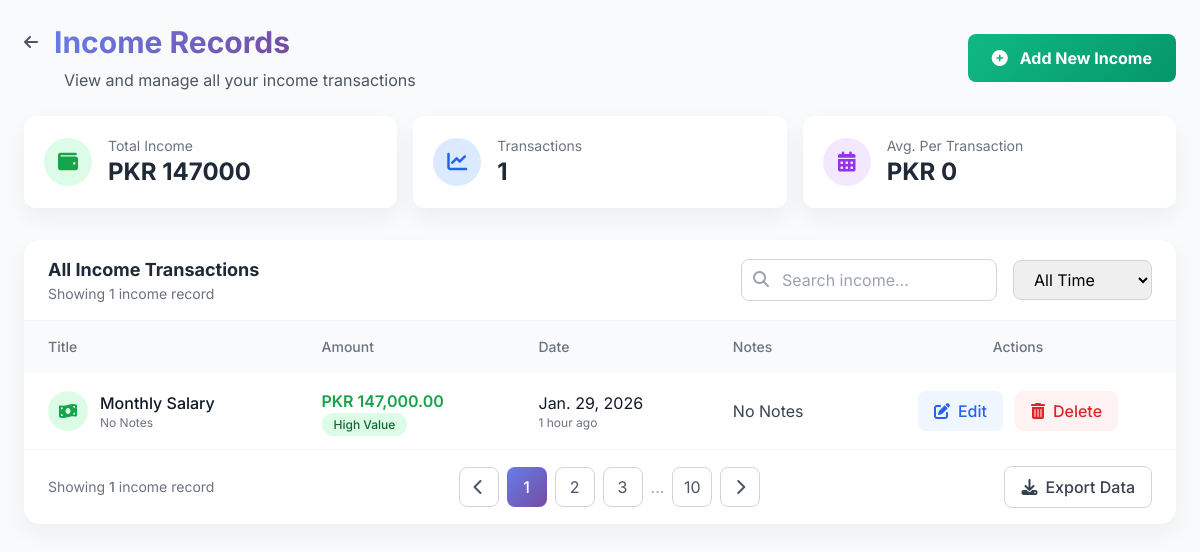
The page /income/ (signed in) on the database its author committed.
### accounts/models.py (models this page shows, shortened)
class Income(models.Model):
    user = models.ForeignKey(User, on_delete=models.CASCADE)
    title = models.CharField(max_length=200)
    amount = models.DecimalField(max_digits=10, decimal_places=2)
    notes = models.TextField(blank=True)
    date = models.DateField()

### accounts/views.py (the view)
# urls.py: path('income/', views.income_list, name='income_list'),
def income_list(request):
    user = current_user(request)
    if not user:
        return redirect('login')
    incomes = Income.objects.filter(user=user)
    total_income = Income.objects.filter(user=user).aggregate(
        total=Sum('amount')
    )['total'] or 0
    return render(request, 'income/income_list.html', {'incomes': incomes, 'total_income': total_income})

### accounts/views.py (called while the page is built)
def current_user(request):
    uid = request.session.get('user_id')
    if not uid:
        return None
    return User.objects.get(id=uid)

### accounts/templates/income/income_list.html (shortened to what this page needs)
<!DOCTYPE html>
<html lang="en">
<head>
    <script src="https://cdn.tailwindcss.com"></script>
    <link rel="stylesheet" href="https://cdnjs.cloudflare.com/ajax/libs/font-awesome/6.4.0/css/all.min.css">
</head>
<body class="bg-gray-50 min-h-screen">
    <div class="max-w-7xl mx-auto p-6">
        <div class="mb-8 fade-in">
            <div class="flex flex-col md:flex-row md:items-center justify-between mb-6">
                <div>
                    <div class="flex items-center mb-2">
                        <a href="{% url 'dashboard' %}" class="text-gray-600 hover:text-purple-600 mr-4">
                            <i class="fas fa-arrow-left"></i>
                        </a>
                        <h1 class="text-3xl font-bold text-gray-800">
                            <span class="gradient-text">Income Records</span>
                        </h1>
                    </div>
                    <p class="text-gray-600 ml-10">View and manage all your income transactions</p>
                </div>
                <a href="{% url 'income_add' %}"
                   class="success-bg text-white px-6 py-3 rounded-lg font-bold hover:shadow-lg transition duration-300 flex items-center justify-center mt-4 md:mt-0">
                    <i class="fas fa-plus-circle mr-3"></i>
                    Add New Income
                </a>
            </div>
            <div class="grid grid-cols-1 md:grid-cols-3 gap-4 mb-6">
                <div class="bg-white rounded-xl p-5 card-shadow">
                    <div class="flex items-center">
                        <div class="w-12 h-12 rounded-full bg-green-100 flex items-center justify-center mr-4">
                            <i class="fas fa-wallet text-green-600 text-xl"></i>
                        </div>
                        <div>
                            <p class="text-sm text-gray-500">Total Income</p>
                            <p class="text-2xl font-bold text-gray-800">
                                PKR {{total_income}}
                            </p>
                        </div>
                    </div>
                </div>
                <div class="bg-white rounded-xl p-5 card-shadow">
                    <div class="flex items-center">
                        <div class="w-12 h-12 rounded-full bg-blue-100 flex items-center justify-center mr-4">
                            <i class="fas fa-chart-line text-blue-600 text-xl"></i>
                        </div>
                        <div>
                            <p class="text-sm text-gray-500">Transactions</p>
                            <p class="text-2xl font-bold text-gray-800">
                                {% if incomes %}{{ incomes|length }}{% else %}0{% endif %}
                            </p>
                        </div>
                    </div>
                </div>
                <div class="bg-white rounded-xl p-5 card-shadow">
                    <div class="flex items-center">
                        <div class="w-12 h-12 rounded-full bg-purple-100 flex items-center justify-center mr-4">
                            <i class="fas fa-calendar-alt text-purple-600 text-xl"></i>
                        </div>
                        <div>
                            <p class="text-sm text-gray-500">Avg. Per Transaction</p>
                            <p class="text-2xl font-bold text-gray-800">
                                PKR {% if incomes %}{{ avg_income|default:"0" }}{% else %}0{% endif %}
                            </p>
                        </div>
                    </div>
                </div>
            </div>
        </div>
        <div class="bg-white rounded-2xl card-shadow overflow-hidden fade-in" style="animation-delay: 0.1s;">
            <div class="border-b border-gray-100 px-6 py-4">
                <div class="flex flex-col md:flex-row md:items-center justify-between">
                    <div>
                        <h2 class="text-lg font-bold text-gray-800">All Income Transactions</h2>
                        <p class="text-gray-500 text-sm">
                            {% if incomes %}
                            Showing {{ incomes|length }} income record{{ incomes|length|pluralize }}
                            {% else %}
                            No income records found
                            {% endif %}
                        </p>
                    </div>
                    <div class="flex items-center space-x-4 mt-4 md:mt-0">
                        <div class="relative">
                            <input type="text"
                                   placeholder="Search income..."
                                   class="pl-10 pr-4 py-2 border border-gray-300 rounded-lg focus:outline-none focus:ring-2 focus:ring-purple-500 focus:border-transparent w-full md:w-64">
                            <i class="fas fa-search absolute left-3 top-3 text-gray-400"></i>
                        </div>
                        <select class="border border-gray-300 rounded-lg px-4 py-2 focus:outline-none focus:ring-2 focus:ring-purple-500 focus:border-transparent">
                            <option>All Time</option>
                        </select>
                    </div>
                </div>
            </div>
            <div class="overflow-x-auto">
                {% if incomes %}
                <table class="w-full">
                    <thead>
                        <tr class="bg-gray-50 text-left text-gray-500 text-sm">
                            <th class="px-6 py-4 font-medium">Title</th>
                            <th class="px-6 py-4 font-medium">Amount</th>
                            <th class="px-6 py-4 font-medium">Date</th>
                            <th class="px-6 py-4 font-medium">Notes</th>
                            <th class="px-6 py-4 font-medium text-center">Actions</th>
                        </tr>
                    </thead>
                    <tbody class="divide-y divide-gray-100">
                        {% for i in incomes %}
                        <tr class="table-row-hover">
                            <td class="px-6 py-4">
                                <div class="flex items-center">
                                    <div class="w-10 h-10 rounded-full bg-green-100 flex items-center justify-center mr-3">
                                        <i class="fas fa-money-bill-wave text-green-600"></i>
                                    </div>
                                    <div>
                                        <div class="font-medium text-gray-900">{{ i.title }}</div>
                                        <div class="text-xs text-gray-500">
                                            {% if i.notes %}
                                            {{ i.notes|truncatechars:30 }}
                                            {% else %}
                                            No notes
                                            {% endif %}
                                        </div>
                                    </div>
                                </div>
                            </td>
                            <td class="px-6 py-4">
                                <div class="amount-cell text-green-600">
                                </div>
                                <div class="text-xs text-gray-500 mt-1">
                                    {% if i.amount >= 100000 %}
                                    <span class="status-badge bg-green-100 text-green-800">High Value</span>
                                    {% elif i.amount >= 50000 %}
                                    <span class="status-badge bg-blue-100 text-blue-800">Medium</span>
                                    {% else %}
                                    <span class="status-badge bg-gray-100 text-gray-800">Regular</span>
                                    {% endif %}
                                </div>
                            </td>
                            <td class="px-6 py-4">
                                <div class="text-gray-900">{{ i.date }}</div>
                                <div class="text-xs text-gray-500">
                                    {{ i.date|timesince }} ago
                                </div>
                            </td>
                            <td class="px-6 py-4">
                                <div class="text-gray-700 max-w-xs">
                                    {% if i.notes %}
                                    {{ i.notes|truncatechars:50 }}
                                    {% else %}
                                    <span class="text-gray-400 italic">No notes</span>
                                    {% endif %}
                                </div>
                            </td>
                            <td class="px-6 py-4">
                                <div class="flex items-center justify-center space-x-3">
                                    <a href="{% url 'income_edit' i.id %}"
                                       class="action-btn bg-blue-50 text-blue-600 hover:bg-blue-100 px-4 py-2 rounded-lg font-medium flex items-center">
                                        <i class="fas fa-edit mr-2"></i>
                                        Edit
                                    </a>
                                    <a href="{% url 'income_delete' i.id %}"
                                       class="action-btn bg-red-50 text-red-600 hover:bg-red-100 px-4 py-2 rounded-lg font-medium flex items-center"
                                       onclick="return confirm('Are you sure you want to delete this income record?')">
                                        <i class="fas fa-trash-alt mr-2"></i>
                                        Delete
                                    </a>
                                </div>
                            </td>
                        </tr>
                        {% endfor %}
                    </tbody>
                </table>
                {% endif %}
            </div>
            {% if incomes %}
            <div class="border-t border-gray-100 px-6 py-4">
                <div class="flex flex-col md:flex-row md:items-center justify-between">
                    <div class="text-sm text-gray-500 mb-4 md:mb-0">
                        Showing <span class="font-medium">{{ incomes|length }}</span> income record{{ incomes|length|pluralize }}
                    </div>
                    <div class="flex items-center space-x-2">
                        <button class="w-10 h-10 rounded-lg border border-gray-300 flex items-center justify-center text-gray-600 hover:bg-gray-50">
                            <i class="fas fa-chevron-left"></i>
                        </button>
                        <button class="w-10 h-10 rounded-lg gradient-bg text-white flex items-center justify-center font-medium">
                            1
                        </button>
                        <button class="w-10 h-10 rounded-lg border border-gray-300 flex items-center justify-center text-gray-600 hover:bg-gray-50">
                            2
                        </button>
                        <button class="w-10 h-10 rounded-lg border border-gray-300 flex items-center justify-center text-gray-600 hover:bg-gray-50">
                            3
                        </button>
                        <span class="text-gray-400 mx-1">...</span>
                        <button class="w-10 h-10 rounded-lg border border-gray-300 flex items-center justify-center text-gray-600 hover:bg-gray-50">
                            10
                        </button>
                        <button class="w-10 h-10 rounded-lg border border-gray-300 flex items-center justify-center text-gray-600 hover:bg-gray-50">
                            <i class="fas fa-chevron-right"></i>
                        </button>
                    </div>
                    <div class="mt-4 md:mt-0">
                        <button class="border border-gray-300 text-gray-700 px-4 py-2 rounded-lg font-medium hover:bg-gray-50 transition duration-300 flex items-center">
                            <i class="fas fa-download mr-2"></i>
                            Export Data
                        </button>
                    </div>
                </div>
            </div>
            {% endif %}
        </div>
    </div>
</body>
</html>

### accounts/templates/income/income_list.html (style rules this page uses)
* { font-family: 'Inter', sans-serif; }
.gradient-bg { background: linear-gradient(135deg, #667eea 0%, #764ba2 100%); }
.gradient-text { background: linear-gradient(135deg, #667eea 0%, #764ba2 100%); -webkit-background-clip: text; -webkit-text-fill-color: transparent; background-clip: text; }
.success-bg { background: linear-gradient(135deg, #10b981 0%, #059669 100%); }
.card-shadow { box-shadow: 0 10px 25px rgba(0, 0, 0, 0.05); }
.fade-in { animation: fadeIn 0.5s ease-out; }
.status-badge { padding: 0.25rem 0.75rem; border-radius: 9999px; font-size: 0.75rem; font-weight: 500; }
.amount-cell { font-family: 'Inter', sans-serif; font-weight: 600; }
.action-btn { transition: all 0.2s ease; }

### rows shown on the page
Income: title "Monthly Salary", notes "No Notes", amount "High Value", date "Jan. 29, 2026", date "1 hour"

### other values the page prints
{{ total_income }} "147000"
{{ incomes|length }} "1"
{{ avg_income|default:"0" }} "0"
